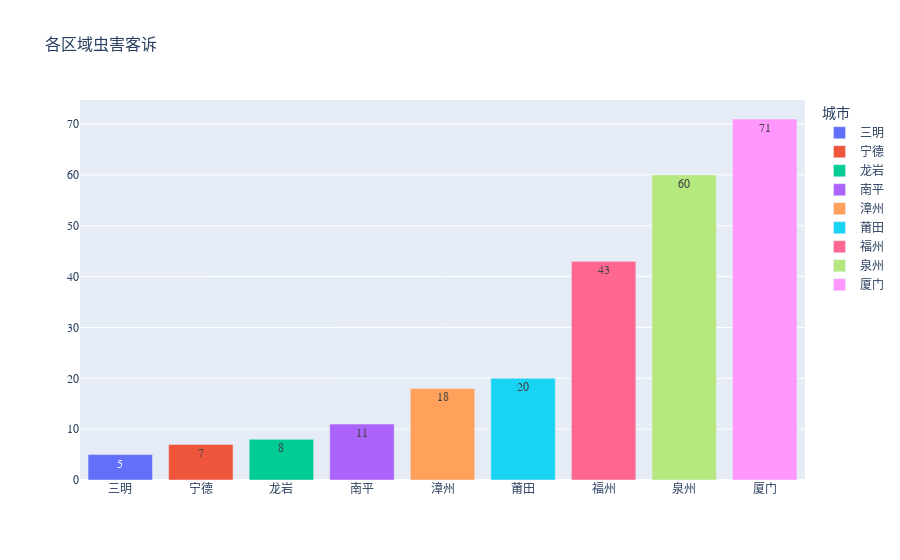

Notebook cell for this chart:
### Markdown cell above
## 虫害客诉情况

### Code cell
# 从筛选后的数据中读取 ’虫害客诉‘ 的数据
data_complaints = monthly_data_filtered['虫害客诉']

# 示例数据
data_complaints_nums = data_complaints[['城市','三级业务类型']].copy()

# 按城市和虫害类型分组，计算每个组合的数量
grouped_data = data_complaints_nums.groupby(['城市', '三级业务类型']).size().reset_index(name='数量')

# 自定义虫害类型顺序，使得 "其他虫害" 排在最后
category_order = ['苍蝇', '飞虫', '蚊子', '蟑螂', '其他虫害']
available_categories = grouped_data['三级业务类型'].unique()
category_order = [category for category in category_order if category in available_categories] # modify the category_order list to include only categories that are actually present in the data
grouped_data['三级业务类型'] = pd.Categorical(grouped_data['三级业务类型'], categories=category_order, ordered=True)

# 计算每个城市的总投诉数量
city_totals = grouped_data.groupby('城市')['数量'].sum().reset_index()
city_totals.columns = ['城市', '总投诉数量']
# 按总投诉数量升序排序城市
city_totals = city_totals.sort_values(by='总投诉数量', ascending=True)

# 图1：显示每个城市的虫害类型总投诉数量
fig1 = px.bar(city_totals,
              x='城市',
              y='总投诉数量',
              title="各区域虫害客诉",
              color='城市',
              text=city_totals['总投诉数量'])

# 设置中文字体和布局
fig1.update_layout(
    font=dict(family="SimHei"),
    title_font=dict(family="SimHei", size=16),
    xaxis_title="",  # 隐藏 x 轴标题
    yaxis_title="",
)
fig1.update_traces(textangle=0)  # 设置文本角度为0度（水平显示）

fig1.show()

fig1.write_image("各区域虫害客诉.jpg", scale=2)  # Save as jpg

### Figure 1 — Plotly figure (JSON) as saved in the notebook; plotly's stock layout.template omitted (floating-point values rounded to 4 significant figures)
{"data": [{"alignmentgroup": "True", "hovertemplate": "城市=%{x}<br>总投诉数量=%{text}<extra></extra>", "legendgroup": "三明", "marker": {"color": "#636efa", "pattern": {"shape": ""}}, "name": "三明", "offsetgroup": "三明", "orientation": "v", "showlegend": true, "text": [5], "textangle": 0, "textposition": "auto", "type": "bar", "x": ["三明"], "xaxis": "x", "y": [5], "yaxis": "y"}, {"alignmentgroup": "True", "hovertemplate": "城市=%{x}<br>总投诉数量=%{text}<extra></extra>", "legendgroup": "宁德", "marker": {"color": "#EF553B", "pattern": {"shape": ""}}, "name": "宁德", "offsetgroup": "宁德", "orientation": "v", "showlegend": true, "text": [7], "textangle": 0, "textposition": "auto", "type": "bar", "x": ["宁德"], "xaxis": "x", "y": [7], "yaxis": "y"}, {"alignmentgroup": "True", "hovertemplate": "城市=%{x}<br>总投诉数量=%{text}<extra></extra>", "legendgroup": "龙岩", "marker": {"color": "#00cc96", "pattern": {"shape": ""}}, "name": "龙岩", "offsetgroup": "龙岩", "orientation": "v", "showlegend": true, "text": [8], "textangle": 0, "textposition": "auto", "type": "bar", "x": ["龙岩"], "xaxis": "x", "y": [8], "yaxis": "y"}, {"alignmentgroup": "True", "hovertemplate": "城市=%{x}<br>总投诉数量=%{text}<extra></extra>", "legendgroup": "南平", "marker": {"color": "#ab63fa", "pattern": {"shape": ""}}, "name": "南平", "offsetgroup": "南平", "orientation": "v", "showlegend": true, "text": [11], "textangle": 0, "textposition": "auto", "type": "bar", "x": ["南平"], "xaxis": "x", "y": [11], "yaxis": "y"}, {"alignmentgroup": "True", "hovertemplate": "城市=%{x}<br>总投诉数量=%{text}<extra></extra>", "legendgroup": "漳州", "marker": {"color": "#FFA15A", "pattern": {"shape": ""}}, "name": "漳州", "offsetgroup": "漳州", "orientation": "v", "showlegend": true, "text": [18], "textangle": 0, "textposition": "auto", "type": "bar", "x": ["漳州"], "xaxis": "x", "y": [18], "yaxis": "y"}, {"alignmentgroup": "True", "hovertemplate": "城市=%{x}<br>总投诉数量=%{text}<extra></extra>", "legendgroup": "莆田", "marker": {"color": "#19d3f3", "pattern": {"shape": ""}}, "name": "莆田", "offsetgroup": "莆田", "orientation": "v", "showlegend": true, "text": [20], "textangle": 0, "textposition": "auto", "type": "bar", "x": ["莆田"], "xaxis": "x", "y": [20], "yaxis": "y"}, {"alignmentgroup": "True", "hovertemplate": "城市=%{x}<br>总投诉数量=%{text}<extra></extra>", "legendgroup": "福州", "marker": {"color": "#FF6692", "pattern": {"shape": ""}}, "name": "福州", "offsetgroup": "福州", "orientation": "v", "showlegend": true, "text": [43], "textangle": 0, "textposition": "auto", "type": "bar", "x": ["福州"], "xaxis": "x", "y": [43], "yaxis": "y"}, {"alignmentgroup": "True", "hovertemplate": "城市=%{x}<br>总投诉数量=%{text}<extra></extra>", "legendgroup": "泉州", "marker": {"color": "#B6E880", "pattern": {"shape": ""}}, "name": "泉州", "offsetgroup": "泉州", "orientation": "v", "showlegend": true, "text": [60], "textangle": 0, "textposition": "auto", "type": "bar", "x": ["泉州"], "xaxis": "x", "y": [60], "yaxis": "y"}, {"alignmentgroup": "True", "hovertemplate": "城市=%{x}<br>总投诉数量=%{text}<extra></extra>", "legendgroup": "厦门", "marker": {"color": "#FF97FF", "pattern": {"shape": ""}}, "name": "厦门", "offsetgroup": "厦门", "orientation": "v", "showlegend": true, "text": [71], "textangle": 0, "textposition": "auto", "type": "bar", "x": ["厦门"], "xaxis": "x", "y": [71], "yaxis": "y"}], "layout": {"barmode": "relative", "font": {"family": "SimHei"}, "legend": {"title": {"text": "城市"}, "tracegroupgap": 0}, "title": {"font": {"family": "SimHei", "size": 16}, "text": "各区域虫害客诉"}, "xaxis": {"anchor": "y", "categoryarray": ["三明", "宁德", "龙岩", "南平", "漳州", "莆田", "福州", "泉州", "厦门"], "categoryorder": "array", "domain": [0, 1], "title": {"text": ""}}, "yaxis": {"anchor": "x", "domain": [0, 1], "title": {"text": ""}}}}
